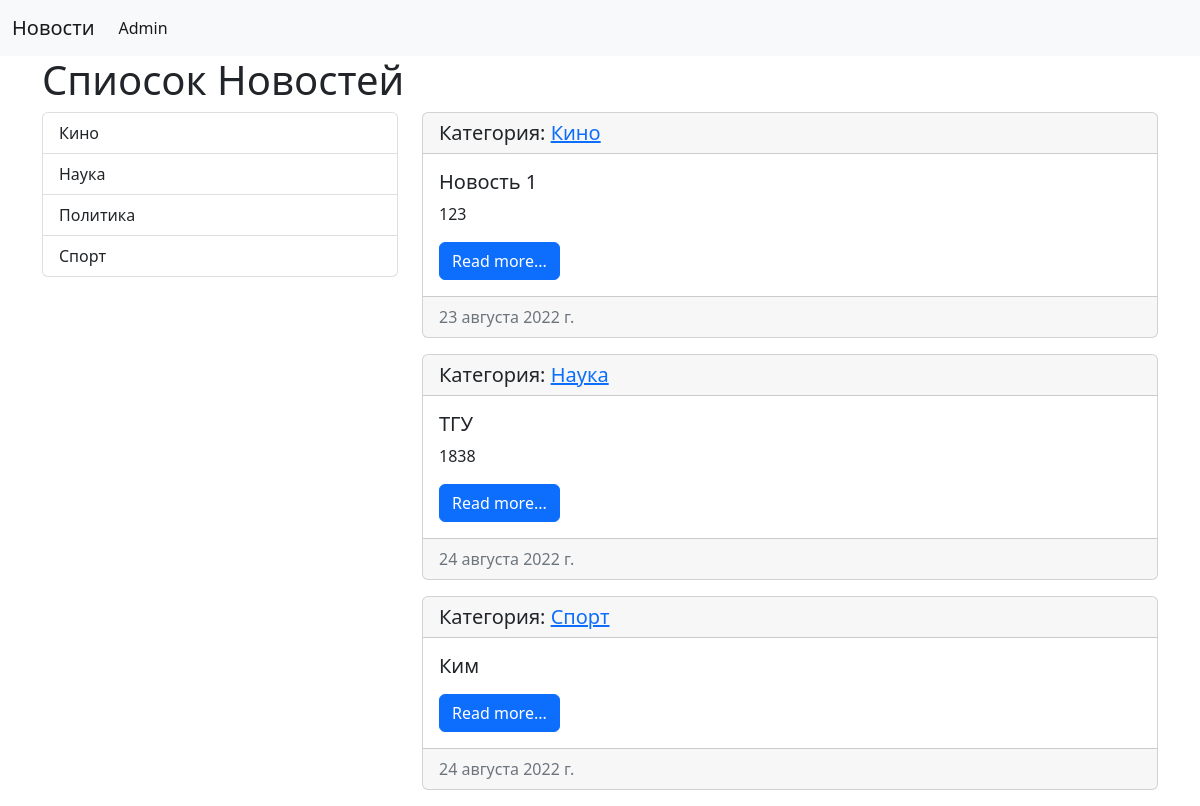
The page / on the database its author committed.
### news/models.py (models this page shows, shortened)
class Category(models.Model):
    title = models.CharField(max_length=150, db_index=True, verbose_name='Наименование категории')
    def __str__(self):
        return self.title
    class Meta:
        verbose_name = 'Категория'
        verbose_name_plural = 'Категории'
        ordering = ['title']

class News(models.Model):
    title = models.CharField(max_length=150,verbose_name='Наименование')
    content = models.TextField(blank=True,verbose_name='Контент')
    created_at = models.DateField(auto_now_add=True,verbose_name='Дата создания')
    updated_at = models.DateField(auto_now=True,verbose_name='Дата редактирования')
    photo = models.ImageField(upload_to='photos/%Y/%m/%d',verbose_name='Картинка',blank=True)
    is_published = models.BooleanField(default=True,verbose_name='Опубликовано')
    category = models.ForeignKey('Category',on_delete=models.PROTECT, null=True,verbose_name='Категория')
    class Meta:
        verbose_name = 'Новость'
        verbose_name_plural = 'Новости'
        ordering = ['id']

### news/views.py (the view)
# urls.py: path('',index, name='home'),
def index(request):
    news = News.objects.all()
    categories = Category.objects.all()
    context = {'news': news,
               'title': 'Спиосок Новостей','categories': categories}
    return render(request, template_name='news/index.html',context= context)

### news/templates/news/index.html (shortened to what this page needs)
<!doctype html>
<html lang="en">
<head>
    <link href="https://cdn.jsdelivr.net/npm/bootstrap@5.2.0/dist/css/bootstrap.min.css"
          rel="stylesheet"
>
</head>
<body>
<nav class="navbar navbar-expand-lg bg-light">
    <div class="container-fluid">
        <a class="navbar-brand" href="{% url 'home' %}">Новости</a>
        <div class="collapse navbar-collapse" id="navbarSupportedContent">
            <ul class="navbar-nav me-auto mb-2 mb-lg-0">
                <li class="nav-item">
                    <a class="nav-link active" aria-current="page" href="/admin">Admin</a>
                </li>
            </ul>
        </div>
    </div>
</nav>
<div class="container mt-3r">
    <h1>{{title}}</h1>
    <div class="row">
        <div class="col-md-4">
            <div class="list-group">
                {% for item in categories %}
                <a href="{% url 'category' item.pk %}" class="list-group-item list-group-item-action " aria-current="true">
                    {{ item.title }}
                </a>
                {% endfor %}
            </div>
        </div>
        <div class="col-md-8">
            {% for item in news %}
            <div class="card mb-3">
                <h5 class="card-header">
                    Категория: <a href="{% url 'category' item.category.pk %}">{{item.category}}</a>
                </h5>
                <div class="card-body">
                    <h5 class="card-title">{{item.title}}</h5>
                    <p class="card-text">{{item.content}}</p>
                    <a href="#" class="btn btn-primary">Read more...</a>
                </div>
                <div class="card-footer text-muted">
                    {{item.created_at}}
                </div>
            </div>
            {% empty %}
            <h2>Новостей нет</h2>
            {% endfor %}
        </div>
    </div>
</div>
</body>
</html>

### rows shown on the page
Category: title "Кино"
Category: title "Наука"
Category: title "Политика"
Category: title "Спорт"
News: category "Кино", title "Новость 1", content "123", created_at "23 августа 2022 г."
News: category "Наука", title "ТГУ", content "1838", created_at "24 августа 2022 г."
News: category "Спорт", title "Ким", created_at "24 августа 2022 г."

### other values the page prints
{{ title }} "Спиосок Новостей"
